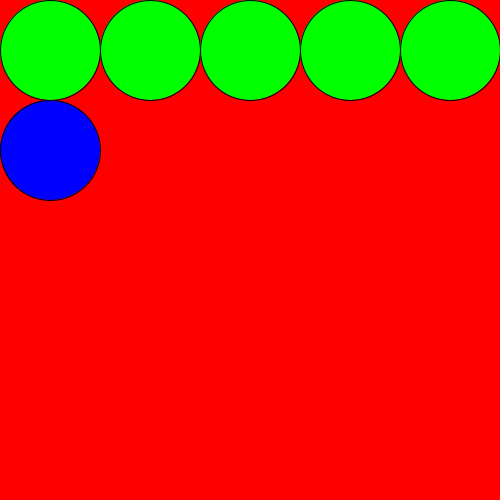
Frame 1 (no input)
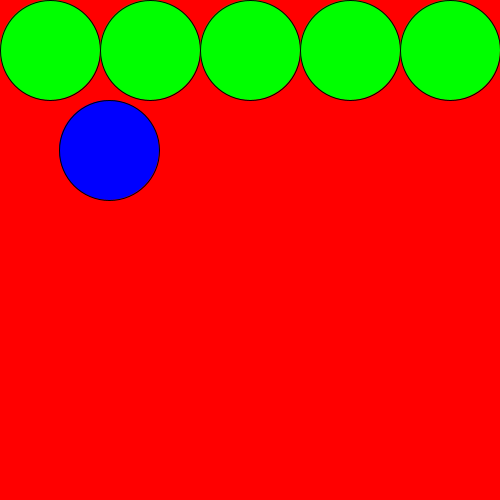
Frame 60 (the mouse pressed at the canvas centre just before this capture)
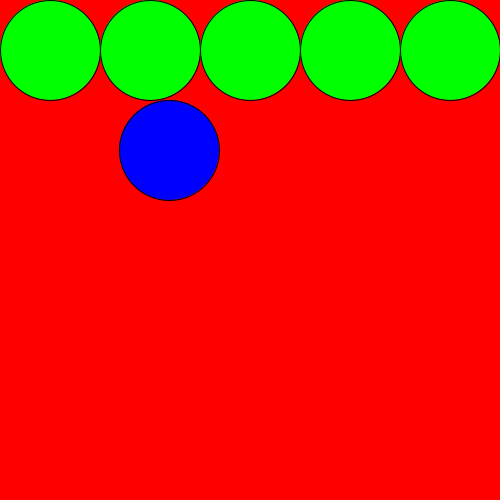
Frame 120 (the mouse held since frame 60 and released just before this capture)

The Processing sketch that drew these frames (run headless with seeded random() and noise(); from frame 60 on, the mouse is pressed at the canvas centre):

// Processing sketch: w08_circles
// ── w08_circles.pde
int movingX;
int movingY;
int radius;

void setup() {
  size(500, 500);
  background (255,0,0);
  movingX = 50;
  movingY = 150;
  radius = 50;
}//setup
void circleRow(int startX, int endX, int y, int d){
  fill(0,255,0);
  while (startX <= endX){
    circle(startX,y,d);
    startX=startX+d;
  }
}

void draw() {
  background(255,0,0);
  circleRow(50,450,50,2*radius);
  if (movingY >500){
    movingY=150;
  }
  else if (movingX>450){
  movingY=movingY+100;
  movingX=50;
  }
  else{
    fill(0,0,255);
  circle(movingX, movingY, 2*radius); 
  movingX++;
  }
}//draw
